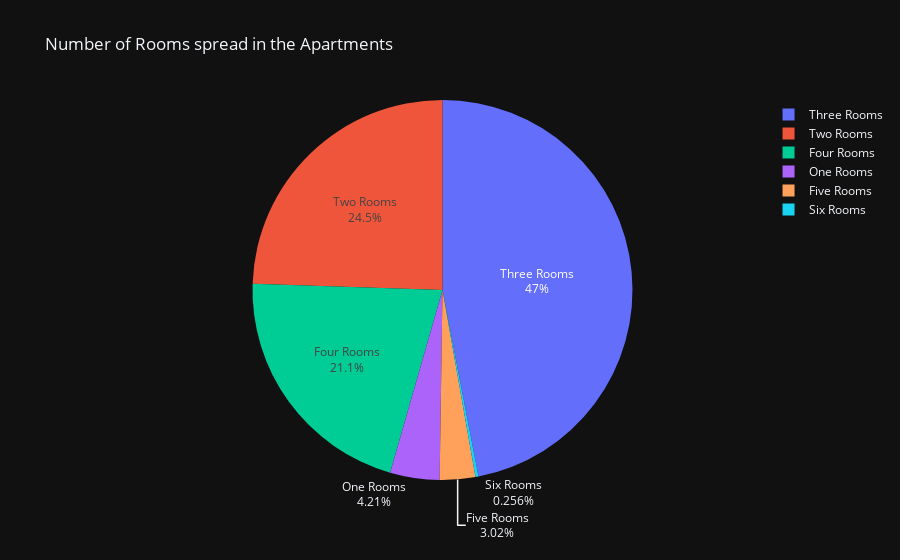

The code cell stored with this chart in its notebook:
### Markdown cell above
## Number of Rooms and average Selling price

### Code cell
Types_of_Rooms = df_cleaned['Rooms'].value_counts().sort_index()
fig = px.pie(values = Types_of_Rooms,
             names = ['One Rooms','Two Rooms','Three Rooms','Four Rooms','Five Rooms','Six Rooms'],
             template = 'plotly_dark',
             title = 'Number of Rooms spread in the Apartments'
             ).update_traces(textinfo='label+percent')
fig.show()

### Figure 1 — Plotly figure (JSON) as saved in the notebook; plotly's stock layout.template omitted (floating-point values rounded to 4 significant figures)
{"data": [{"domain": {"x": [0, 1], "y": [0, 1]}, "hovertemplate": "label=%{label}<br>value=%{value}<extra></extra>", "labels": ["One Rooms", "Two Rooms", "Three Rooms", "Four Rooms", "Five Rooms", "Six Rooms"], "legendgroup": "", "name": "", "showlegend": true, "textinfo": "label+percent", "type": "pie", "values": [641, 3729, 7156, 3212, 460, 39]}], "layout": {"legend": {"tracegroupgap": 0}, "title": {"text": "Number of Rooms spread in the Apartments"}}}
